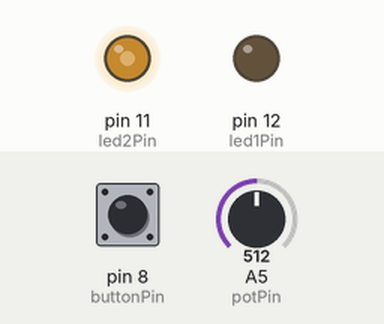
This sketch was run on a simulated Arduino Uno, built with avr-gcc and run on an emulated ATmega328P. On the bench: output pins drawn as LEDs (lit = HIGH). The inputs (shaded band) are chosen by the test bench; at power-on: A5 (potPin) = 512, pin 8 (buttonPin) HIGH.

Above: at 1.2 s.
1.3 s: A5 (potPin) set to 716
At 1.9 s:
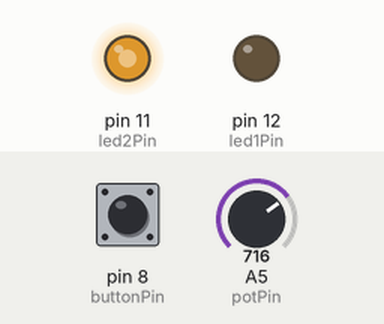
2.8 s: pin 8 (buttonPin) pulled LOW for 0.15 s
At 2.9 s:
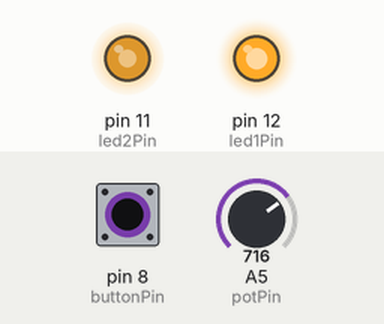
4.5 s: A5 (potPin) set to 900
At 5.7 s:
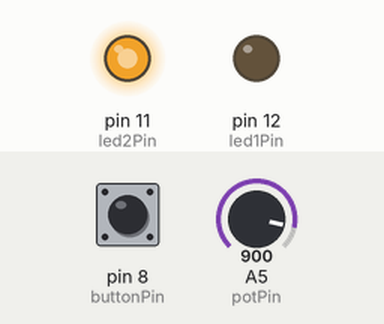
6.0 s: pin 8 (buttonPin) pulled LOW for 1 s
At 6.8 s:
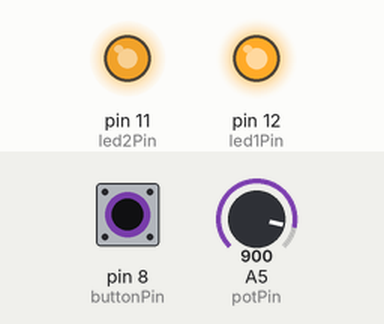
8.5 s: A5 (potPin) set to 122
At 9.1 s:
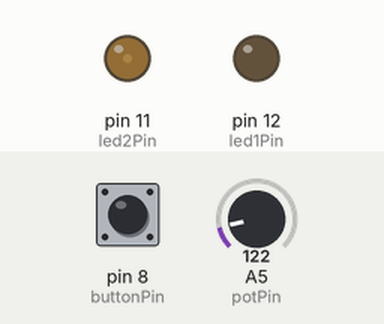
10.0 s: pin 8 (buttonPin) pulled LOW for 0.15 s
At 10.11 s:
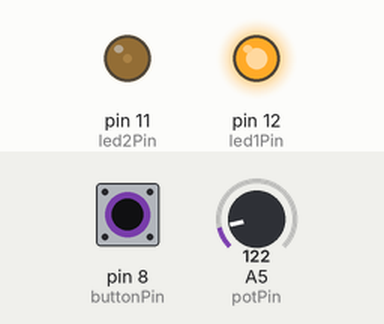
Timing chart, 0 to 12.7 s (numbered marks = the images above; inputs shaded):
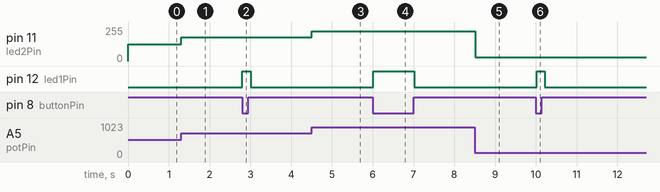

The sketch:

on-off_system_code.ino
```cpp
//Digital Analog Input
#define buttonPin 8
#define led1Pin 12
#define potPin A5
#define led2Pin 11
bool buttonStatus;
int potValue;
int ledValue;
void setup(){
 pinMode(led1Pin,OUTPUT);
 pinMode(led2Pin,OUTPUT);
 pinMode(buttonPin,INPUT);
 pinMode(potPin,INPUT);
}
void loop(){
 buttonStatus = digitalRead(buttonPin);
 if(buttonStatus == 0){
 digitalWrite(led1Pin,HIGH);
 }else{
 digitalWrite(led1Pin,LOW);
 }

 potValue = analogRead(potPin);
 ledValue = map(potValue,0,1023,0,255);
 analogWrite(led2Pin,ledValue);

 delay(100);
}
```

Measured:
- after the input at 1.3 s, pin 11 (led2Pin): 127/255 → 178/255 at once
- after the input at 2.8 s, pin 12 (led1Pin): LOW → HIGH at once, → LOW 0.20 s later
- after the input at 4.5 s, pin 11 (led2Pin): 178/255 → 224/255 at once
- after the input at 6.0 s, pin 12 (led1Pin): LOW → HIGH at once, → LOW 1.0 s later
- after the input at 8.5 s, pin 11 (led2Pin): 224/255 → 30/255 at once
- after the input at 10.0 s, pin 12 (led1Pin): LOW → HIGH at once, → LOW 0.20 s later
